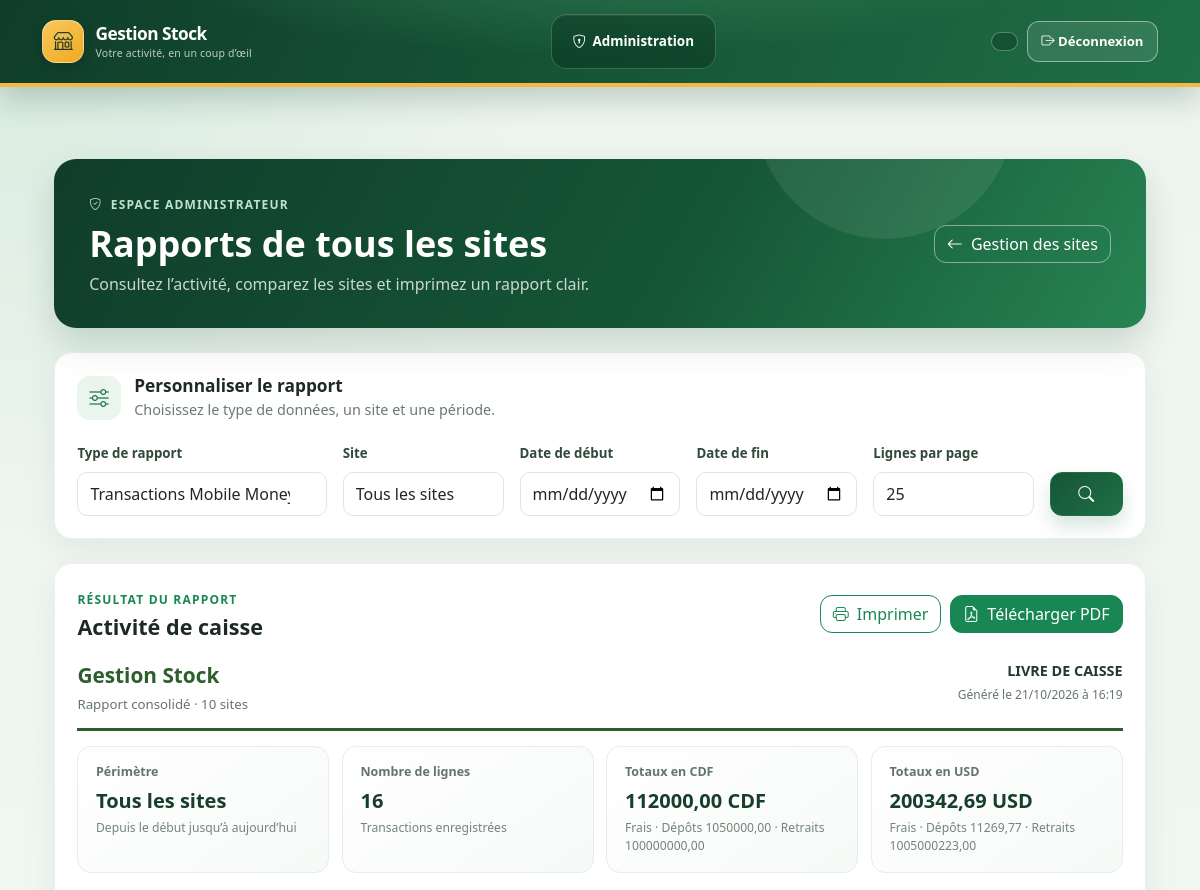
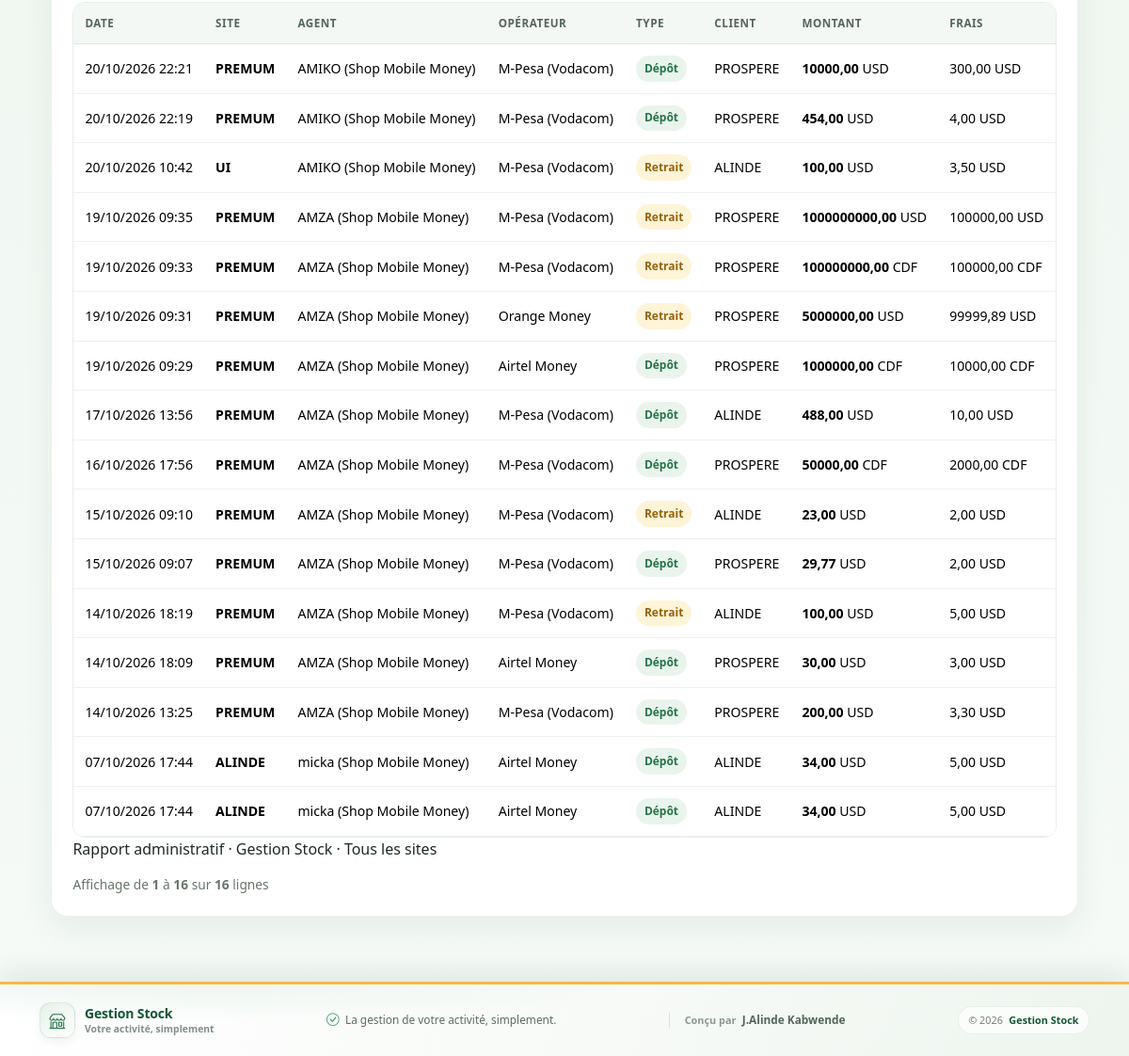
Page /rapports/administration/ (signed in) on the committed database (2 pictures, top to bottom).
### pos/models.py (models this page shows, shortened)
class TransactionMobileMoney(models.Model):
    DEVISE_CHOICES = DEVISE_OPERATEUR_CHOICES
    TYPE_CHOICES = [
        ("depot", "Dépôt"),
        ("retrait", "Retrait"),
    ]
    OPERATEUR_CHOICES = OPERATEURS_CHOICES
    site = models.ForeignKey(Site, on_delete=models.CASCADE, related_name="transactions")
    agent = models.ForeignKey(settings.AUTH_USER_MODEL, on_delete=models.SET_NULL, null=True)
    type_transaction = models.CharField(max_length=10, choices=TYPE_CHOICES)
    operateur = models.CharField(max_length=20, choices=OPERATEUR_CHOICES, default="mpesa")
    operateur_autre = models.CharField(
        max_length=100, blank=True,
        help_text="Nom de l'opérateur si 'Autre mobile money' / 'Autre banque' est sélectionné.",
    )
    client_nom = models.CharField(max_length=150)
    client_telephone = models.CharField(max_length=20)
    montant = models.DecimalField(max_digits=14, decimal_places=2)
    frais = models.DecimalField(max_digits=10, decimal_places=2, default=0)
    devise = models.CharField(max_length=3, choices=DEVISE_CHOICES, default="USD")
    date_transaction = models.DateTimeField(auto_now_add=True)
    class Meta:
        ordering = ["-date_transaction"]
    @property
    def operateur_affiche(self):
        if self.operateur in ("autre_mobile", "autre_banque") and self.operateur_autre:
            return self.operateur_autre
        return self.get_operateur_display()

### core/models.py (models this page shows, shortened)
class Site(models.Model):
    TYPE_CHOICES = [
        ("quincaillerie", "Quincaillerie"),
        ("shop", "Shop Mobile Money"),
    ]
    nom = models.CharField(max_length=150)
    type_site = models.CharField(max_length=20, choices=TYPE_CHOICES)
    adresse = models.CharField(max_length=255, blank=True)
    ville = models.CharField(max_length=100, blank=True)
    actif = models.BooleanField(default=False)
    date_creation = models.DateTimeField(auto_now_add=True)
    class Meta:
        verbose_name = "Site"
        verbose_name_plural = "Sites"

### accounts/models.py (models this page shows, shortened)
class Utilisateur(AbstractUser):
    PROFIL_CHOICES = [
        ("quincaillerie", "Quincaillerie"),
        ("shop", "Shop Mobile Money"),
    ]
    REQUIRED_FIELDS = ["email", "telephone", "profil"]
    telephone = models.CharField(max_length=20, unique=True)
    profil = models.CharField(max_length=20, choices=PROFIL_CHOICES)
    sites = models.ManyToManyField(Site, related_name="vendeurs", blank=True)
    site_actif = models.ForeignKey(
        Site,
        on_delete=models.SET_NULL,
        null=True,
        blank=True,
        related_name="+",
        help_text="Site actuellement sélectionné par le vendeur",
    )
    def __str__(self):
        return f"{self.username} ({self.get_profil_display()})"
    @property
    def activite_active(self):
        if self.is_staff and self.site_actif_id:
            return self.site_actif.type_site
        return self.profil

### reports/views.py (the view)
# urls.py: path("administration/", views.rapports_administration, name="rapports_administration"),
@user_passes_test(lambda user: user.is_staff)
def rapports_administration(request):
    context = _rapport_global_context(request)
    page_size = request.GET.get("par_page", "25")
    if page_size not in ("10", "25", "50"):
        page_size = "25"
    page_obj = Paginator(context["lignes"], int(page_size)).get_page(request.GET.get("page"))
    querystring = request.GET.copy()
    querystring.pop("page", None)
    context.update({
        "page_obj": page_obj,
        "lignes": page_obj,
        "page_size": page_size,
        "querystring": querystring.urlencode(),
    })
    return render(
        request,
        "reports/administration_global.html",
        context,
    )

### templates/reports/administration_global.html (shortened to what this page needs)
{% extends "base.html" %}
{% block content %}
<div class="container py-4 admin-reports-page">
    <header class="admin-report-hero mb-4">
        <div class="admin-report-hero-copy">
            <span class="admin-report-eyebrow"><i class="bi bi-shield-check me-1"></i> Espace administrateur</span>
            <h1>Rapports de tous les sites</h1>
            <p>Consultez l’activité, comparez les sites et imprimez un rapport clair.</p>
        </div>
        <a href="{% url 'core:administration' %}" class="btn admin-report-back">
            <i class="bi bi-arrow-left me-1"></i> Gestion des sites
        </a>
    </header>
    <form method="get" class="admin-report-filters mb-4">
        <div class="admin-report-filter-heading">
            <span class="admin-report-filter-icon"><i class="bi bi-sliders"></i></span>
            <div>
                <h2>Personnaliser le rapport</h2>
                <p>Choisissez le type de données, un site et une période.</p>
            </div>
        </div>
        <div class="row g-3 align-items-end">
            <div class="col-md-3">
                <label class="form-label" for="type">Type de rapport</label>
                <select class="form-select" id="type" name="type">
                    <option value="caisse" {% if type_rapport == "caisse" %}selected{% endif %}>Transactions Mobile Money</option>
                </select>
            </div>
            <div class="col-md-2">
                <label class="form-label" for="site">Site</label>
                <select class="form-select" id="site" name="site">
                    <option value="">Tous les sites</option>
                </select>
            </div>
            <div class="col-md-2">
                <label class="form-label" for="debut">Date de début</label>
                <input class="form-control" type="date" id="debut" name="debut" value="{{ debut|date:'Y-m-d' }}">
            </div>
            <div class="col-md-2">
                <label class="form-label" for="fin">Date de fin</label>
                <input class="form-control" type="date" id="fin" name="fin" value="{{ fin|date:'Y-m-d' }}">
            </div>
            <div class="col-md-2">
                <label class="form-label" for="par_page">Lignes par page</label>
                <select class="form-select" id="par_page" name="par_page">
                    <option value="25" {% if page_size == "25" %}selected{% endif %}>25</option>
                </select>
            </div>
            <div class="col-md-1 d-grid">
                <button class="btn btn-primary admin-report-filter-button" type="submit">
                    <i class="bi bi-search"></i><span class="visually-hidden">Afficher</span>
                </button>
            </div>
        </div>
    </form>
    <section class="admin-report-results">
        <div class="admin-report-results-heading">
            <div>
                <span class="admin-report-eyebrow text-success">Résultat du rapport</span>
                <h2>{% if type_rapport == "caisse" %}Activité de caisse{% else %}Mouvements de stock{% endif %}</h2>
            </div>
            <div class="admin-report-actions">
                <a class="btn btn-outline-success" href="{% url 'reports:rapports_administration_pdf' %}?{{ request.GET.urlencode }}" target="_blank" rel="noopener">
                    <i class="bi bi-printer me-1"></i> Imprimer
                </a>
                <a class="btn btn-success" href="{% url 'reports:rapports_administration_pdf' %}?{{ request.GET.urlencode }}" target="_blank" rel="noopener">
                    <i class="bi bi-file-earmark-pdf me-1"></i> Télécharger PDF
                </a>
            </div>
        </div>
        {% include "reports/administration_global_body.html" %}
        {% if page_obj.paginator.count %}
        <div class="admin-report-pagination">
            <div class="admin-report-pagination-info">
                Affichage de <strong>{{ page_obj.start_index }}</strong> à
                <strong>{{ page_obj.end_index }}</strong> sur
                <strong>{{ page_obj.paginator.count }}</strong> lignes
            </div>
        </div>
        {% endif %}
    </section>
</div>
{% endblock %}

### templates/reports/administration_global_body.html (shortened to what this page needs)
<article class="admin-report-document">
    <header class="admin-report-document-header">
        <div>
            <div class="admin-report-document-brand">Gestion Stock</div>
            <div class="admin-report-document-meta">
                {% if site_selectionne %}
                    {{ site_selectionne.nom }} · {{ site_selectionne.get_type_site_display }}
                    {% if site_selectionne.ville %} · {{ site_selectionne.ville }}{% endif %}
                {% else %}
                    Rapport consolidé · {{ sites|length }} sites
                {% endif %}
            </div>
        </div>
        <div class="admin-report-document-title">
            {% if type_rapport == "caisse" %}LIVRE DE CAISSE{% else %}GRAND LIVRE DE STOCK{% endif %}
            <small>Généré le {{ date_generation|date:"d/m/Y à H:i" }}</small>
        </div>
    </header>
    <div class="admin-report-summary">
        <div class="admin-report-metric">
            <span class="admin-report-metric-label">Périmètre</span>
            <span class="admin-report-metric-value">
                {% if site_selectionne %}{{ site_selectionne.nom }}{% else %}Tous les sites{% endif %}
            </span>
            <div class="admin-report-metric-note">
                {% if debut %}Du {{ debut|date:"d/m/Y" }}{% else %}Depuis le début{% endif %}
                {% if fin %} au {{ fin|date:"d/m/Y" }}{% else %} jusqu’à aujourd’hui{% endif %}
            </div>
        </div>
        <div class="admin-report-metric">
            <span class="admin-report-metric-label">Nombre de lignes</span>
            <span class="admin-report-metric-value">{{ nombre_lignes }}</span>
            <div class="admin-report-metric-note">
                {% if type_rapport == "caisse" %}Transactions enregistrées{% else %}Mouvements enregistrés{% endif %}
            </div>
        </div>
        {% if type_rapport == "caisse" %}
            {% for devise, total in totaux.items %}
                <div class="admin-report-metric">
                    <span class="admin-report-metric-label">Totaux en {{ devise }}</span>
                    <span class="admin-report-metric-value">{{ total.benefice|floatformat:2 }} {{ devise }}</span>
                    <div class="admin-report-metric-note">
                        Frais · Dépôts {{ total.depots|floatformat:2 }} · Retraits {{ total.retraits|floatformat:2 }}
                    </div>
                </div>
            {% endfor %}
        {% endif %}
    </div>
    {% if type_rapport == "caisse" %}
        <div class="admin-report-table-wrap">
            <table class="table admin-report-table">
                <thead><tr><th>Date</th><th>Site</th><th>Agent</th><th>Opérateur</th><th>Type</th><th>Client</th><th>Montant</th><th>Frais</th></tr></thead>
                <tbody>
                {% for ligne in lignes %}
                    <tr>
                        <td>{{ ligne.date_transaction|date:"d/m/Y H:i" }}</td>
                        <td class="admin-report-site">{{ ligne.site.nom }}</td>
                        <td>{{ ligne.agent|default:"—" }}</td>
                        <td>{{ ligne.operateur_affiche }}</td>
                        <td><span class="admin-report-badge {% if ligne.type_transaction == 'retrait' %}stock{% endif %}">{{ ligne.get_type_transaction_display }}</span></td>
                        <td>{{ ligne.client_nom }}</td>
                        <td><strong>{{ ligne.montant|floatformat:2 }}</strong> {{ ligne.devise }}</td>
                        <td>{{ ligne.frais|floatformat:2 }} {{ ligne.devise }}</td>
                    </tr>
                {% empty %}
                    <tr><td colspan="8" class="admin-report-empty"><i class="bi bi-inbox"></i>Aucune transaction pour cette sélection.</td></tr>
                {% endfor %}
                </tbody>
            </table>
        </div>
    {% endif %}
    <footer class="admin-report-document-footer">
        Rapport administratif · Gestion Stock · {% if site_selectionne %}{{ site_selectionne.nom }}{% else %}Tous les sites{% endif %}
    </footer>
</article>

### static/css/style.css (style rules this page uses)
:root { --primary: #1f6f46; --primary-dark: #155635; --primary-light: #3ba16d; --accent: #f5b942; --accent-soft: #fff2c7; --bg: #edf5ee; --bg-strong: #e4efe6; --surface: #ffffff; --surface-muted: #f7faf7; --text: #1d2a22; --text-soft: #5a6d63; --border: rgba(27, 69, 49, 0.08); --card-shadow: 0 12px 32px rgba(22, 72, 47, 0.08); --radius: 18px; }
* { box-sizing: border-box; }
body { background: radial-gradient(circle at top left, rgba(59, 161, 109, 0.12), transparent 24%), linear-gradient(180deg, var(--bg) 0%, #f5faf6 100%); font-family: 'Segoe UI', system-ui, sans-serif; color: var(--text); }
a { text-decoration: none; }
.app-body { min-height: 100vh; display: flex; flex-direction: column; padding-bottom: 76px; }
.btn, .form-control, .form-select { border-radius: 12px; }
.btn-primary { background: linear-gradient(135deg, var(--primary-dark), var(--primary)); border-color: var(--primary); box-shadow: 0 10px 18px rgba(31, 111, 70, 0.18); }
.form-control, .form-select { border: 1px solid rgba(27, 69, 49, 0.12); background: rgba(255,255,255,0.75); box-shadow: none; }
.btn, .category-pill, .page-link { transition: color .18s ease, background-color .18s ease, border-color .18s ease, box-shadow .18s ease, transform .18s ease; }

### rows in the picture
TransactionMobileMoney: date_transaction "20/10/2026 22:21", site.nom "PREMUM", agent "AMIKO (Shop Mobile Money)", operateur_affiche "M-Pesa (Vodacom)", type_transaction "Dépôt", client_nom "PROSPERE", montant "10000,00", devise "USD", frais "300,00"
TransactionMobileMoney: date_transaction "20/10/2026 22:19", site.nom "PREMUM", agent "AMIKO (Shop Mobile Money)", operateur_affiche "M-Pesa (Vodacom)", type_transaction "Dépôt", client_nom "PROSPERE", montant "454,00", devise "USD", frais "4,00"
TransactionMobileMoney: date_transaction "20/10/2026 10:42", site.nom "UI", agent "AMIKO (Shop Mobile Money)", operateur_affiche "M-Pesa (Vodacom)", type_transaction "Retrait", client_nom "ALINDE", montant "100,00", devise "USD", frais "3,50"
TransactionMobileMoney: date_transaction "19/10/2026 09:35", site.nom "PREMUM", agent "AMZA (Shop Mobile Money)", operateur_affiche "M-Pesa (Vodacom)", type_transaction "Retrait", client_nom "PROSPERE", montant "1000000000,00", devise "USD", frais "100000,00"
TransactionMobileMoney: date_transaction "19/10/2026 09:33", site.nom "PREMUM", agent "AMZA (Shop Mobile Money)", operateur_affiche "M-Pesa (Vodacom)", type_transaction "Retrait", client_nom "PROSPERE", montant "100000000,00", devise "CDF", frais "100000,00"
TransactionMobileMoney: date_transaction "19/10/2026 09:31", site.nom "PREMUM", agent "AMZA (Shop Mobile Money)", operateur_affiche "Orange Money", type_transaction "Retrait", client_nom "PROSPERE", montant "5000000,00", devise "USD", frais "99999,89"
TransactionMobileMoney: date_transaction "19/10/2026 09:29", site.nom "PREMUM", agent "AMZA (Shop Mobile Money)", operateur_affiche "Airtel Money", type_transaction "Dépôt", client_nom "PROSPERE", montant "1000000,00", devise "CDF", frais "10000,00"
TransactionMobileMoney: date_transaction "17/10/2026 13:56", site.nom "PREMUM", agent "AMZA (Shop Mobile Money)", operateur_affiche "M-Pesa (Vodacom)", type_transaction "Dépôt", client_nom "ALINDE", montant "488,00", devise "USD", frais "10,00"
TransactionMobileMoney: date_transaction "16/10/2026 17:56", site.nom "PREMUM", agent "AMZA (Shop Mobile Money)", operateur_affiche "M-Pesa (Vodacom)", type_transaction "Dépôt", client_nom "PROSPERE", montant "50000,00", devise "CDF", frais "2000,00"
TransactionMobileMoney: date_transaction "15/10/2026 09:10", site.nom "PREMUM", agent "AMZA (Shop Mobile Money)", operateur_affiche "M-Pesa (Vodacom)", type_transaction "Retrait", client_nom "ALINDE", montant "23,00", devise "USD", frais "2,00"
TransactionMobileMoney: date_transaction "15/10/2026 09:07", site.nom "PREMUM", agent "AMZA (Shop Mobile Money)", operateur_affiche "M-Pesa (Vodacom)", type_transaction "Dépôt", client_nom "PROSPERE", montant "29,77", devise "USD", frais "2,00"
TransactionMobileMoney: date_transaction "14/10/2026 18:19", site.nom "PREMUM", agent "AMZA (Shop Mobile Money)", operateur_affiche "M-Pesa (Vodacom)", type_transaction "Retrait", client_nom "ALINDE", montant "100,00", devise "USD", frais "5,00"
TransactionMobileMoney: date_transaction "14/10/2026 18:09", site.nom "PREMUM", agent "AMZA (Shop Mobile Money)", operateur_affiche "Airtel Money", type_transaction "Dépôt", client_nom "PROSPERE", montant "30,00", devise "USD", frais "3,00"
TransactionMobileMoney: date_transaction "14/10/2026 13:25", site.nom "PREMUM", agent "AMZA (Shop Mobile Money)", operateur_affiche "M-Pesa (Vodacom)", type_transaction "Dépôt", client_nom "PROSPERE", montant "200,00", devise "USD", frais "3,30"
TransactionMobileMoney: date_transaction "07/10/2026 17:44", site.nom "ALINDE", agent "micka (Shop Mobile Money)", operateur_affiche "Airtel Money", type_transaction "Dépôt", client_nom "ALINDE", montant "34,00", devise "USD", frais "5,00"
TransactionMobileMoney: date_transaction "07/10/2026 17:44", site.nom "ALINDE", agent "micka (Shop Mobile Money)", operateur_affiche "Airtel Money", type_transaction "Dépôt", client_nom "ALINDE", montant "34,00", devise "USD", frais "5,00"

### other values in the picture
{{ sites|length }} "10"
{{ nombre_lignes }} "16"
{{ devise }} "CDF" "USD"
{{ total.benefice|floatformat:2 }} "112000,00" "200342,69"
{{ total.depots|floatformat:2 }} "1050000,00" "11269,77"
{{ total.retraits|floatformat:2 }} "100000000,00" "1005000223,00"
{{ page_obj.start_index }} "1"
{{ page_obj.end_index }} "16"
{{ page_obj.paginator.count }} "16"
